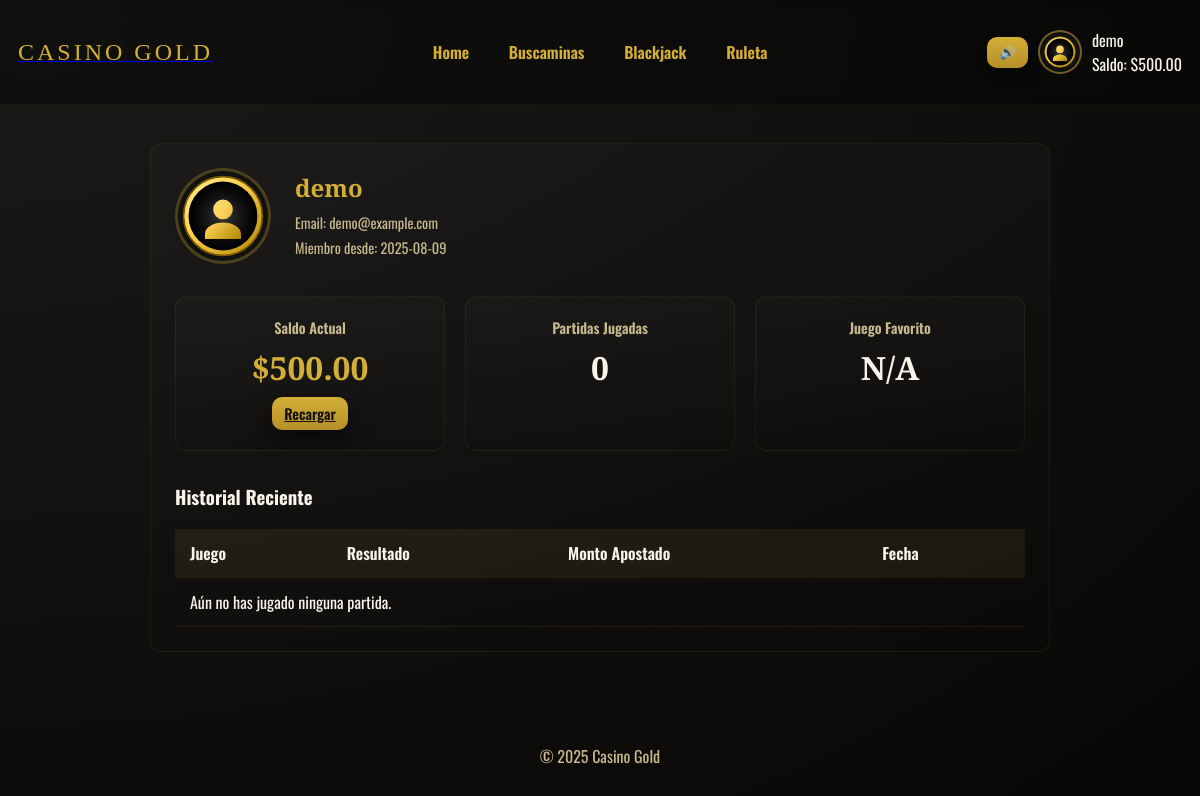
Screenshot of /perfil (signed in) with the database file from the repository.
### tables this page shows
CREATE TABLE users (id INTEGER PRIMARY KEY AUTOINCREMENT, username TEXT UNIQUE, email TEXT UNIQUE, password_hash TEXT, saldo REAL DEFAULT 0.0, fecha_registro TIMESTAMP DEFAULT CURRENT_TIMESTAMP);

### app.py (the view, shortened to what this page needs)
@app.route('/perfil')
def perfil():
    if not g.user:
        flash('Debes iniciar sesión para ver tu perfil.', 'error')
        return redirect(url_for('login'))
    conn = get_db_connection()
    history = conn.execute('SELECT * FROM game_history WHERE user_id = ? ORDER BY fecha DESC LIMIT 50', (g.user['id'],)).fetchall()
    stats = {'total_games': 0, 'fav_game': 'N/A'}
    all_history = conn.execute('SELECT juego FROM game_history WHERE user_id = ?', (g.user['id'],)).fetchall()
    return render_template('perfil.html', user=g.user, history=history, stats=stats)

### app.py (called while the page is built)
def get_db_connection():
    conn = getattr(g, '_database', None)
    if conn is None:
        conn = g._database = sqlite3.connect(DB_PATH)
        conn.row_factory = sqlite3.Row
    return conn

@app.teardown_appcontext
def close_connection(exception):
    conn = getattr(g, '_database', None)
    if conn is not None:
        conn.close()

@app.before_request
def load_current_user():
    g.user = None
    uid = session.get('user_id')
    if uid:
        conn = get_db_connection()
        g.user = conn.execute('SELECT * FROM users WHERE id = ?', (uid,)).fetchone()

### templates/perfil.html
{% extends 'layout.html' %}
{% block content %}
<div class="perfil-card">
  <div class="profile-header">
    <img src="{{ url_for('static', filename='img/avatar.svg') }}" class="avatar-large">
    <div class="profile-info">
      <h2>{{ user['username'] }}</h2>
      <p class="user-meta">Email: {{ user['email'] }}</p>
      <p class="user-meta">Miembro desde: {{ user['fecha_registro'].split(' ')[0] }}</p>
    </div>
  </div>
  <div class="profile-dashboard">
    <div class="stat-card">
      <span class="stat-label">Saldo Actual</span>
      <span class="stat-value gold">${{ '%.2f'|format(user['saldo']) }}</span>
      <a class="btn small" href="/recargar">Recargar</a>
    </div>
    <div class="stat-card">
      <span class="stat-label">Partidas Jugadas</span>
      <span class="stat-value">{{ stats.total_games }}</span>
    </div>
    <div class="stat-card">
      <span class="stat-label">Juego Favorito</span>
      <span class="stat-value">{{ stats.fav_game }}</span>
    </div>
  </div>
  <h3>Historial Reciente</h3>
  <table class="history">
    <thead><tr><th>Juego</th><th>Resultado</th><th>Monto Apostado</th><th>Fecha</th></tr></thead>
    <tbody>
      {% for h in history %}<tr><td>{{h['juego']|capitalize}}</td><td>{{h['resultado']}}</td><td>${{'%.2f'|format(h['monto_apostado'])}}</td><td>{{h['fecha'].split(' ')[0]}}</td></tr>
      {% else %}<tr><td colspan="4">Aún no has jugado ninguna partida.</td></tr>{% endfor %}
    </tbody>
  </table>
</div>
{% endblock %}

### templates/layout.html (shortened to what this page needs)
<!doctype html>
<html lang="es">
<head>
  <link rel="stylesheet" href="{{ url_for('static', filename='css/style.css') }}">
  <link rel="stylesheet" href="{{ url_for('static', filename='css/games.css') }}">
</head>
<body>
  <header class="site-header">
    <div class="container header-row">
      <a class="logo" href="/"><span class="logo-gold">CASINO GOLD</span></a>
      <nav class="main-nav">
        <a href="/">Home</a>
        <a href="/buscaminas">Buscaminas</a>
        <a href="/blackjack">Blackjack</a>
        <a href="/roulette">Ruleta</a>
      </nav>
      <div class="controls">
        <button class="music-toggle btn small" onclick="toggleMusic()">🔊</button>
        {% if session.get('user_id') %}
          <div class="userbox">
            <img src="{{ url_for('static', filename='img/avatar.svg') }}" class="avatar" alt="avatar">
            <div class="usermeta">
              <div class="username">{{ session.get('username') }}</div>
              {% if g.user %}
                <div class="balance">Saldo: $<span id="top-balance">{{ '%.2f'|format(g.user['saldo']) }}</span></div>
              {% endif %}
            </div>
          </div>
        {% else %}
          <div>
            <a href="{{ url_for('login') }}" class="btn alt">Entrar</a>
            <a href="{{ url_for('register') }}" class="btn">Registro</a>
          </div>
        {% endif %}
      </div>
    </div>
  </header>
  <main class="container main-content">
    {% block content %}{% endblock %}
  </main>
  <footer class="site-footer">
    <div class="container">© 2025 Casino Gold</div>
  </footer>
</body>
</html>

### static/css/style.css (style rules this page uses)
:root { --gold:#d4af37;--dark:#080808;--accent:#7b2b2b }
* { box-sizing:border-box }
body { margin:0;font-family:Inter,system-ui,Arial;background:radial-gradient(ellipse at top left,#1b1a18,#080706);color:#f8f4ea;min-height:100vh;display:flex;flex-direction:column }
.container { max-width:1200px;margin:0 auto;padding:18px;width:100% }
.site-header { position:sticky;top:0;background:rgba(0,0,0,0.35);backdrop-filter:blur(6px);z-index:20;padding:10px 0;border-bottom:1px solid rgba(212,175,55,0.06) }
.header-row { display:flex;align-items:center;justify-content:space-between;gap:12px }
.logo-gold { font-family:'Playfair Display', serif;color:var(--gold);font-size:24px;letter-spacing:3px }
.main-nav a { color:var(--gold);margin:0 10px;text-decoration:none;font-weight:600;padding:8px;border-radius:8px;transition: background-color 0.2s ease; }
.controls { display:flex;align-items:center;gap:10px }
.userbox { display:flex;align-items:center;gap:10px }
.avatar { width:44px;height:44px;border-radius:50%;border:2px solid rgba(212,175,55,0.5);background:#111;padding:4px }
.btn { background:linear-gradient(180deg,var(--gold),#b58f29);border:none;padding:8px 12px;border-radius:10px;color:#111;cursor:pointer;box-shadow:0 8px 20px rgba(0,0,0,0.6);font-weight:600 }
.auth-card,.perfil-card,.recarga-card { background:linear-gradient(180deg,rgba(255,255,255,0.02),rgba(0,0,0,0.06));padding:24px;border-radius:12px;margin:20px auto;max-width:500px; border: 1px solid rgba(212,175,55,0.08); }
.site-footer { margin-top:auto;text-align:center;padding:14px 0;color:#c9b98f }
.perfil-card { max-width: 900px; }
.profile-header { display: flex; gap: 24px; align-items: center; margin-bottom: 32px; }
.avatar-large { width: 96px; height: 96px; border-radius: 50%; border: 3px solid rgba(212,175,55,0.3); padding: 4px; background: #111; }
.profile-info h2 { margin: 0 0 8px 0; font-family: 'Playfair Display', serif; color: var(--gold); }
.user-meta { margin: 4px 0; color: #c9b98f; font-size: 0.9rem; }
.profile-dashboard { display: grid; grid-template-columns: repeat(auto-fit, minmax(200px, 1fr)); gap: 20px; margin-bottom: 32px; }
.stat-card { background: linear-gradient(180deg,rgba(255,255,255,0.02),rgba(0,0,0,0.06)); border: 1px solid rgba(212,175,55,0.08); padding: 20px; border-radius: 12px; text-align: center; display: flex; flex-direction: column; align-items: center; gap: 8px; }
.stat-label { font-size: 0.9rem; color: #c9b98f; font-weight: 600; }
.stat-value { font-size: 2rem; font-weight: 700; color: #f8f4ea; font-family: 'Playfair Display', serif; }
.stat-value.gold { color: var(--gold); }
.stat-card .btn { margin-top: auto; padding: 6px 12px; font-size: 0.9rem; }
.history { width: 100%; border-collapse: collapse; margin-top: 16px; }
.history th, .history td { padding: 12px 15px; text-align: left; border-bottom: 1px solid rgba(212,175,55,0.1); }
.history th { background-color: rgba(212,175,55,0.08); font-weight: 600; }

### templates/layout.html (style rules this page uses)
body { font-family: 'Oswald', sans-serif; }

### rows the page displays
users: get "demo", user.saldo "500.00", username "demo", email "demo@example.com", fecha_registro "2025-08-09", saldo "500.00"

### other values shown
{{ stats.total_games }} "0"
{{ stats.fav_game }} "N/A"
